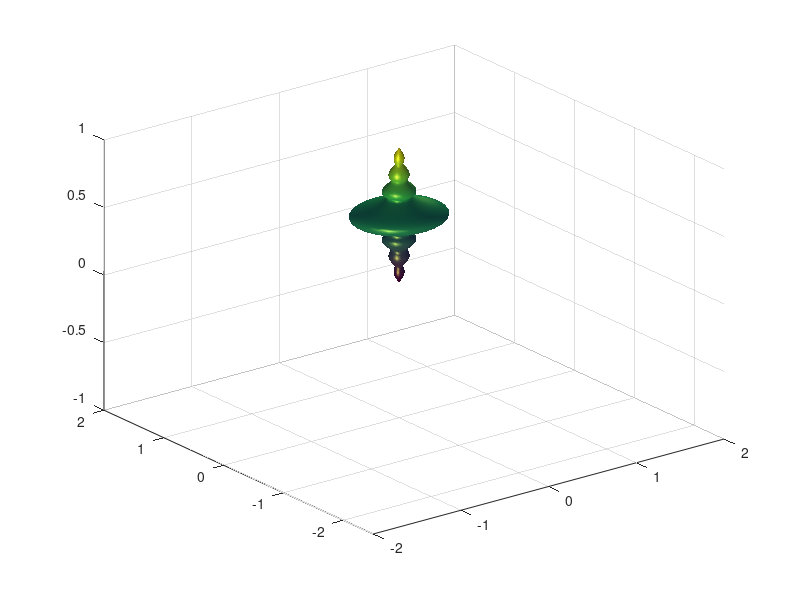

MATLAB code to generate this figure: (Note: this script raises an error after producing the figure.)
%%Muhammad Saleem
%%991384804

% INFO48874 Lab 2, Prof. Georg Feil, "Mystery Shape"
clear;
view(3);

% Define dimensions of the polygon mesh and initialize 80 by 30 vertex matrices
rows = 80;
cols = 30;
X = zeros(rows, cols); Y = X; Z = X;

% Read the entire file into cell array 'fields'
f = fopen('mesh_data.txt', 'rt');
if f == -1
    disp("Error opening file");
    return;
end
fields = textscan(f, '%f %f %f', 'Delimiter', ',');
fclose(f);

% Convert numeric data columns to regular vectors  
f1 = cell2mat(fields(1));
f2 = cell2mat(fields(2));
f3 = cell2mat(fields(3));

% Copy data to the matrices, assumes data values are in column-major order.
% Since Matlab stores matrices in column-major order we can pre-create the
% matrices with the correct dimensions then assign the element values with
% a single index like this: X(i) = value
for i = 1:rows*cols
    X(i) = f1(i);
    Y(i) = f2(i);
    Z(i) = f3(i);
end


% Your code goes here...
h = surf(X,Y,Z);
axis([-2 2 -2.5 2 -1 1]);% Create a transform
l = light;           % Add a light
set(l, 'Color', [.8 .8 .2], 'Position', [4 4 1]);  % Set light color (yellowish) and position
% Add a 2 light
l2 = light
set(l2,'Color', [.8 .8 .2], 'Position', [-4 -4 -1]);  % Set light color (yellowish) and position

%remove lines and smooth
lighting gouraud;    % Change from flat to Gouraud shading, 'gouraud' preferred for curved surfaces
shading flat;


tf = hgtransform;
set(h, 'Parent', tf);  % Apply transform to the sphere
% Move the sphere in a circular path using translation
r = 1.5;  % Radius
for t = 0:.01:2*pi  % Theta (radians)
    M = makehgtform('translate', [r*sin(t) r*sin(t) 0]);
    M = M * makehgtform('yrotate', r);  % Rotation angle in radians
    M = M * makehgtform('xrotate', r);  % Rotation angle in radians
    set(tf, 'Matrix', M);   % Update transformation matrix
    pause(.01);  
end